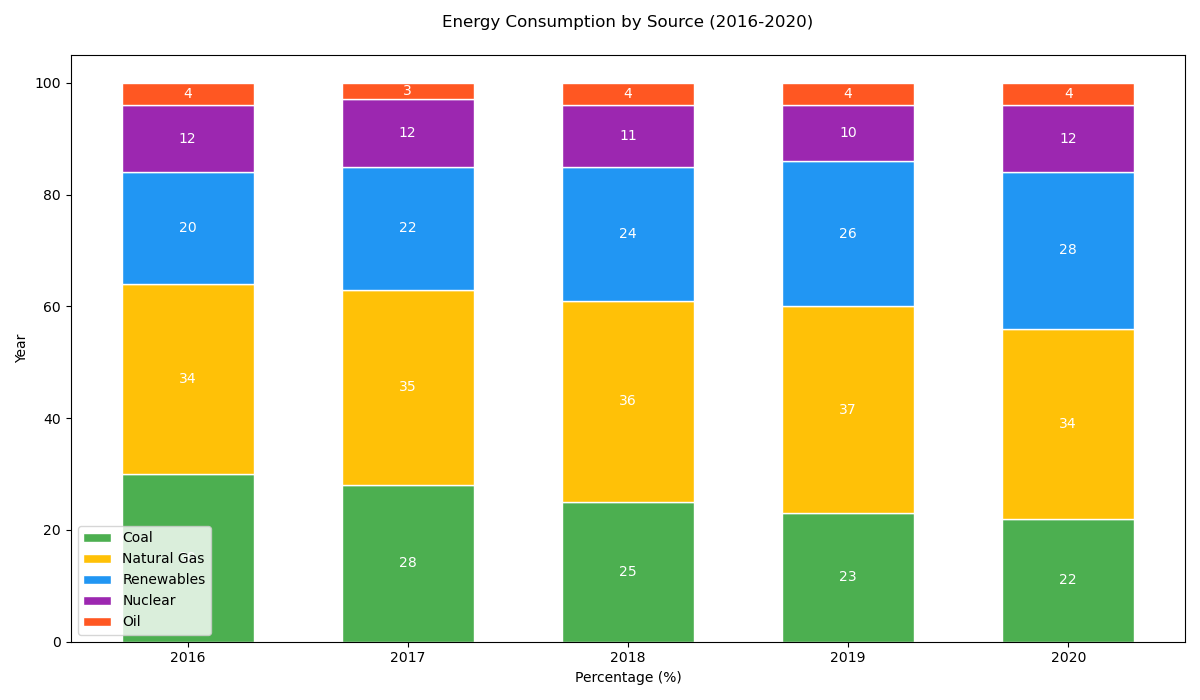

Source code (Python):

import matplotlib.pyplot as plt

# Definition of data points - as much data points as possible from the table
years = ['2016', '2017', '2018', '2019', '2020']
coal = [30, 28, 25, 23, 22]
natural_gas = [34, 35, 36, 37, 34]
renewables = [20, 22, 24, 26, 28]
nuclear = [12, 12, 11, 10, 12]
oil = [4, 3, 4, 4, 4]

# Colors for the data series for better clarity
colors = ['#4CAF50', '#FFC107', '#2196F3', '#9C27B0', '#FF5722']

# Create a figure and a set of subplots - modify width and height of the chart
fig, ax = plt.subplots(figsize=(12, 7))

# Change the width of bars (here it's the height because this is a horizontal bar chart)
bar_height = 0.6

# Stacking bars vertically
ax.bar(years, coal, color=colors[0], edgecolor='white', width=bar_height, label='Coal')
ax.bar(years, natural_gas, bottom=coal, color=colors[1], edgecolor='white', width=bar_height, label='Natural Gas')
ax.bar(years, renewables, bottom=[i+j for i,j in zip(coal, natural_gas)], color=colors[2], edgecolor='white', width=bar_height, label='Renewables')
ax.bar(years, nuclear, bottom=[i+j+k for i,j,k in zip(coal, natural_gas, renewables)], color=colors[3], edgecolor='white', width=bar_height, label='Nuclear')
ax.bar(years, oil, bottom=[i+j+k+l for i,j,k,l in zip(coal, natural_gas, renewables, nuclear)], color=colors[4], edgecolor='white', width=bar_height, label='Oil')

# Labeling the chart
ax.set_ylabel('Year')
ax.set_xlabel('Percentage (%)')
ax.set_title('Energy Consumption by Source (2016-2020)', pad=20)

# Displaying the legend
ax.legend()

# Adding numerical labels
for i in range(len(years)):
    ax.text(i, coal[i]/2, str(coal[i]), ha='center', va='center', color='white')
    ax.text(i, coal[i] + natural_gas[i]/2, str(natural_gas[i]), ha='center', va='center', color='white')
    ax.text(i, coal[i] + natural_gas[i] + renewables[i]/2, str(renewables[i]), ha='center', va='center', color='white')
    ax.text(i, coal[i] + natural_gas[i] + renewables[i] + nuclear[i]/2, str(nuclear[i]), ha='center', va='center', color='white')
    ax.text(i, coal[i] + natural_gas[i] + renewables[i] + nuclear[i] + oil[i]/2, str(oil[i]), ha='center', va='center', color='white')

# Show the plot
plt.tight_layout()
plt.show()
